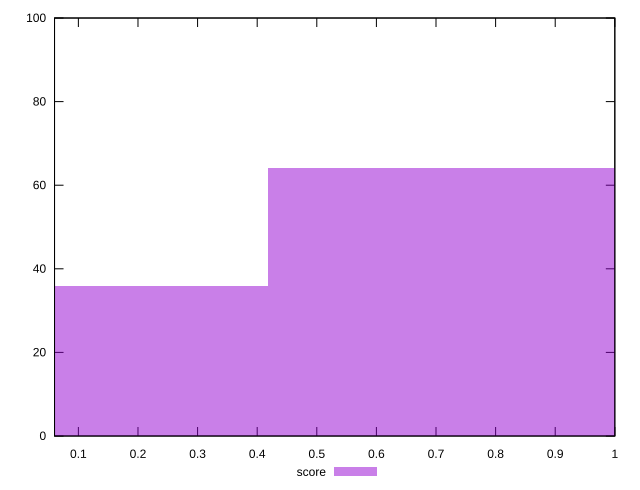

Reproduce this figure in gnuplot.
reset

$score <<EOF
0.8372966509424601 64
0 36
EOF

set key outside below
set boxwidth 0.8372966509424601
set xrange [0.06:1]
set yrange [0:100]
set trange [0:100]
set style fill transparent solid 0.5 noborder
set terminal svg size 640, 490 enhanced background rgb 'white'
set output "reports/report_00028_2021-02-24T12-49-42.674Z/speed-index/samples/card/score/histogram.svg"

plot $score title "score" with boxes

reset
